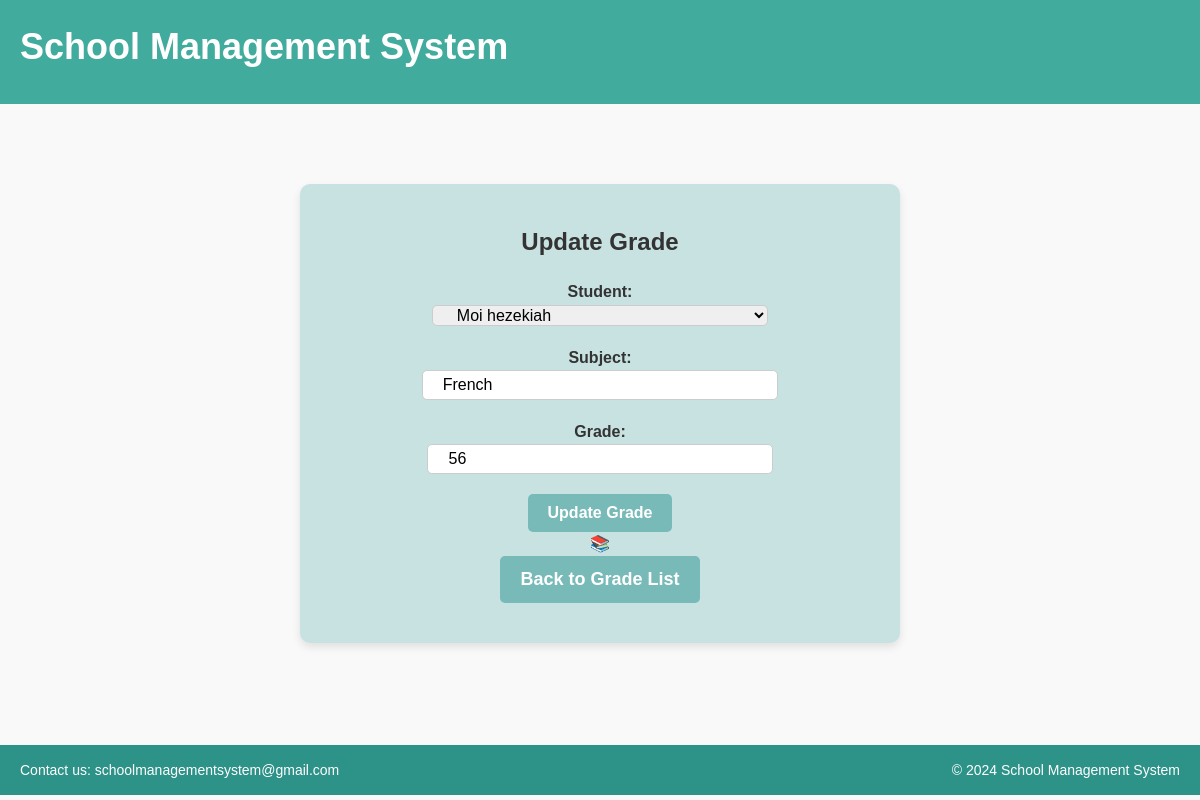
The page /grade/update/5/ (signed in) on the database its author committed.
### school_management/models.py (models this page shows, shortened)
class Grade(models.Model):
    student = models.ForeignKey(Student, on_delete=models.CASCADE)
    subject = models.CharField(max_length=100)
    grade = models.CharField(max_length=2)

### school_management/views.py (the view)
# urls.py: path('grade/update/<int:pk>/', views.grade_update, name='grade_update'),
@login_required
def grade_update(request, pk):
    grade = get_object_or_404(Grade, pk=pk)
    if request.method == "POST":
        form = GradeForm(request.POST, instance=grade)
        if form.is_valid():
            grade = form.save()
            return redirect('grade_list')
    else:
        form = GradeForm(instance=grade)
    return render(request, 'school_management/grade_update.html', {'form': form})

### school_management/forms.py
class GradeForm(forms.ModelForm):
    class Meta:
        model = Grade
        fields = ['student', 'subject', 'grade']

### school_management/models.py (called while the page is built)
    def __str__(self):
        return f"{self.first_name} {self.last_name}"

### school_management/templates/school_management/grade_update.html (shortened to what this page needs)
<!DOCTYPE html>
{% load static %}
<html>
<head>
    <link rel="stylesheet" type="text/css" href="{% static 'css/login.css' %}">
</head>
<body>
     <header>
        <div>
            <div class="logo">
                <h1 class="company-name">
                    <span>S</span>chool
                    <span>Management</span> System
                </h1>
            </div>
        </div>
    </header>
    <div class="container">
        <form method="POST">
            <h2>Update Grade</h2>
            {{ form.as_p }}
            <button type="submit">Update Grade</button> 📚 <a href="{% url 'grade_list' %}">Back to Grade List</a>
        </form>
    </div>
    <footer>
        <div class="footer-content">
            <p>Contact us: schoolmanagementsystem@gmail.com </p>
            <p>&copy; 2024 School Management System</p>
        </div>
    </footer>
</body>
</html>

### school_management/static/css/login.css (style rules this page uses)
* { box-sizing: border-box; margin: 0; padding: 0; }
body { font-family: Arial, sans-serif; font-size: 16px; line-height: 1.5; color: #333; background-color: #f9f9f9; }
header { background-color: #41ab9d; color: #fff; padding: 20px; text-align: center; }
h1 { font-size: 36px; margin-bottom: 10px; }
.logo { display: flex; align-items: center; }
h2 { margin-bottom: 20px; color: #333333; text-align: center; }
form { display: flex; flex-direction: column; align-items: center; color: #78b8ba; text-align: center; width: 50%; height: 60%; margin: 0 auto; padding: 0 20px; align-items: center; margin-top: 20px; background-color: rgba(52, 156, 156, 0.25); padding: 40px; border-radius: 10px; box-shadow: 0 4px 8px rgba(0, 0, 0, 0.1); margin-top: 80px; }
select { padding: 10px; border: 1px solid #ccc; border-radius: 5px; font-size: 16px; width: 100%; max-width: 400px; margin: 0 auto; padding: 0 20px; margin-bottom: 20px; }
label { margin-bottom: 10px; font-weight: bold; color: #333333; text-align: center; width: 100%; max-width: 400px; margin: 0 auto; padding: 0 20px; margin-bottom: 20px; }
input { padding: 10px; border: 1px solid #ccc; border-radius: 5px; font-size: 16px; width: 100%; max-width: 400px; height: 30px; margin: 0 auto; padding: 0 20px; margin-bottom: 20px; }
button { padding: 10px 20px; background-color: #78bab7; color: #fff; border: none; border-radius: 5px; font-size: 16px; cursor: pointer; font-weight: bold; }
.container a { color: #78bab7; text-decoration: none; font-weight: bold; transition: color 0.3s ease; border-radius: 5px; padding: 10px 20px; background-color: #78bab8; color: #fff; border: none; cursor: pointer; font-size: 18px; }
.footer-content { display: flex; justify-content: space-between; align-items: center; margin-top: 20px; padding: 0 20px; color: #fff; font-size: 14px; line-height: 1.5; text-align: center; background-color: #2d9288; height: 50px; position: relative; margin-top: 8.5%; }
.footer-content p { margin: 0; }

### rows shown on the page
Grade: student "Moi hezekiah", subject "French", grade "56"
